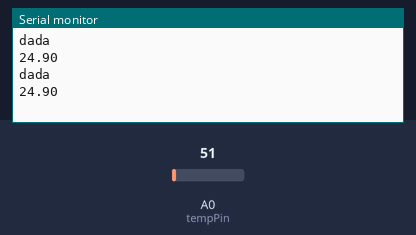
This sketch was run on a simulated Arduino Uno, built with avr-gcc and run on an emulated ATmega328P. Parts: the last lines printed to the serial monitor. Inputs (shaded band) come from the test bench; at power-on: A0 (tempPin) = 51.

Above: at 1.8 s.
1.9 s: A0 (tempPin) set to 61
At 2.8 s:
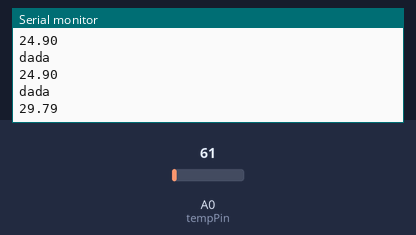
3.4 s: A0 (tempPin) set to 71
At 4.5 s:
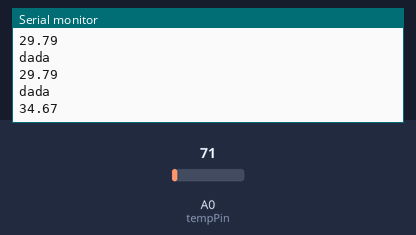
Timing chart, 0 to 6.4 s (numbered marks = the images above; inputs shaded):
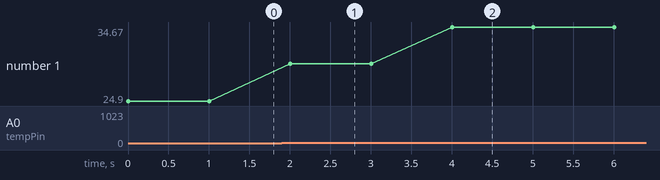

Measured:
- after the input at 1.9 s, the serial monitor: prints a new line after 0.10 s (image 1)
- after the input at 3.4 s, the serial monitor: prints a new line after 0.60 s (image 2)
- plotted number 1: 24.9 → 29.79 after the input at 1.9 s, 29.79 → 34.67 after the input at 3.4 s

The sketch:

MAX30100_Minimal1.ino
```cpp
// (licence header left out)
#include <Wire.h>
#include "MAX30100_PulseOximeter.h"

#define REPORTING_PERIOD_MS   2000

// PulseOximeter is the higher level interface to the sensor
// it offers:
//  * beat detection reporting
//  * heart rate calculation
//  * SpO2 (oxidation level) calculation
PulseOximeter pox;
float temp;
int tempPin = 0;

uint32_t tsLastReport = 0;

// Callback (registered below) fired when a pulse is detected
void onBeatDetected()
{
   // Serial.println("Beat!");
}

void setup()
{
    Serial.begin(115200);
//
    //Serial.print("Initializing pulse oximeter..");

    // Initialize the PulseOximeter instance
    // Failures are generally due to an improper I2C wiring, missing power supply
    // or wrong target chip
    if (!pox.begin()) {
      //  Serial.println("FAILED");
        for(;;);
    } else {
   //     Serial.println("SUCCESS");
   }

    // The default current for the IR LED is 50mA and it could be changed
    //   by uncommenting the following line. Check MAX30100_Registers.h for all the
    //   available options.
    // pox.setIRLedCurrent(MAX30100_LED_CURR_7_6MA);

    // Register a callback for the beat detection
    pox.setOnBeatDetectedCallback(onBeatDetected);
}

void loop()
{
    // Make sure to call update as fast as possible
    Serial.println("dada");
    //pox.update();

    // Asynchronously dump heart rate and oxidation levels to the serial
    // For both, a value of 0 means "invalid"
    //if (millis() - tsLastReport > REPORTING_PERIOD_MS) {
        //Serial.print("Heart rate:");
        temp = analogRead(tempPin);
        //temp = 23;
        temp = temp * 0.48828125;
        Serial.println(temp);
      //  Serial.print(",");
        //Serial.print(pox.getHeartRate());
        //Serial.print(",");
        //Serial.print("bpm / SpO2:");
        //Serial.println(pox.getSpO2());
        //Serial.println("%");

        //tsLastReport = millis();
        delay(1000);
    //}
}
```
